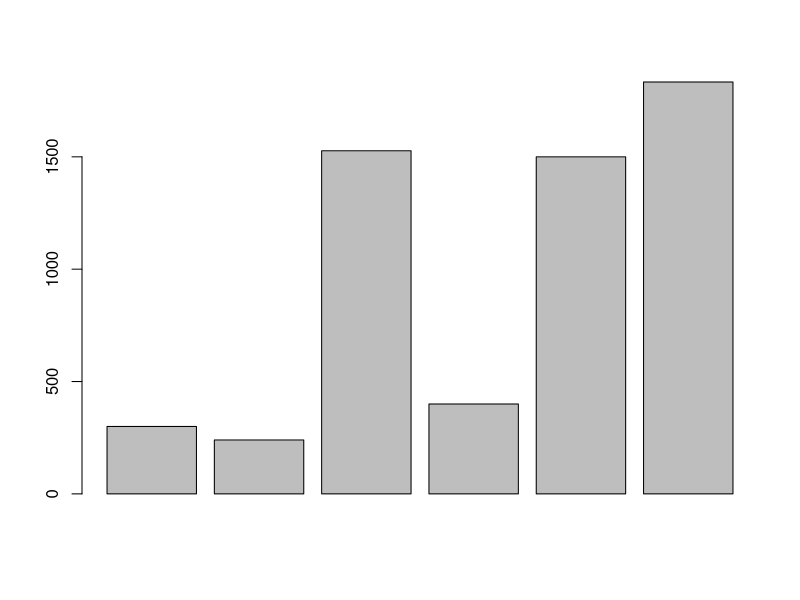
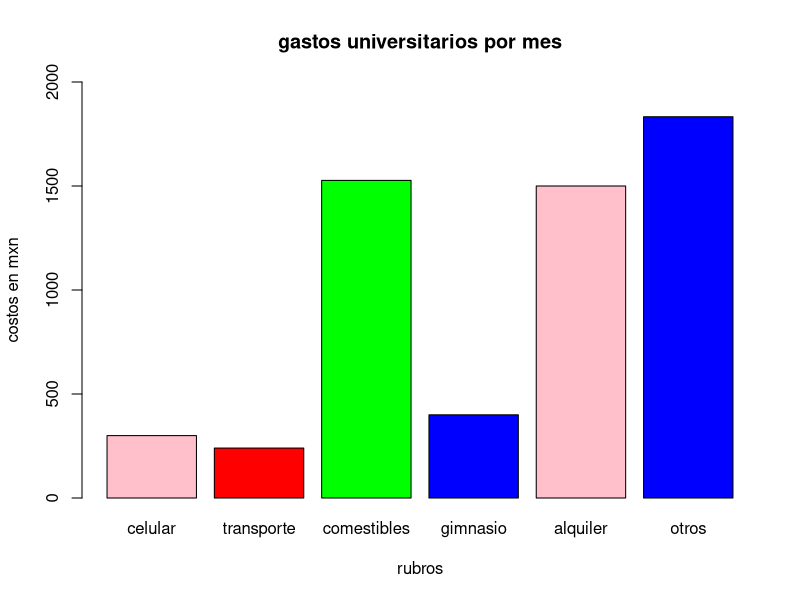
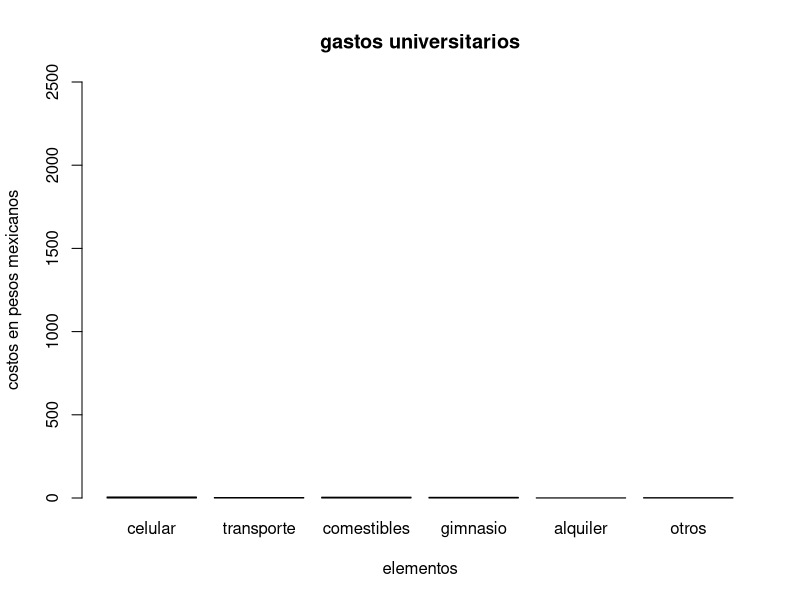

These charts were generated, in order, by the following R code:
#XIMENA MARCELA PACHECO GOMEZ 
#23/02/2023
#LABORATORIO 1 

#Gastos totales
300 + 240 + 1527 + 400 + 1500 + 1833 

celular<-300
transporte<-240
comestibles<-1527
gimnasio<-400
alquiler<-1500
otros<-1833

#gastos totales
celular + transporte + comestibles + gimnasio + alquiler + otros

#gastos por mes
5800*5
#gastos por año
5800*10

costos <-c(celular,transporte,comestibles,gimnasio,alquiler,otros)
gastos <-c(celular,transporte,comestibles,gimnasio,alquiler,otros)
#gastos

barplot(gastos)

nomb <- c("celular", "transporte", "comestibles", "gimnasio", "alquiler", "otros")

#tabla
Gastos <- data.frame(nomb,costos)


barplot(gastos, 
        col=c("pink", "red", "green", "blue", "pink", "blue"), 
        main="gastos universitarios por mes",
        ylim=c(0,2000), xlab="rubros",
        ylab="costos en mxn",
        names.arg=c("celular", "transporte", "comestibles", "gimnasio", "alquiler", "otros"),
        )

barplot(order(Gastos$costos,decreasing=TRUE), names.arg= Gastos$nomb, 
        main="gastos universitarios", 
        col=c("pink", "blue", "red", "brown", "orange", "white"),
        ylim=c(0,2500), xlab="elementos",
        ylab="costos en pesos mexicanos")






